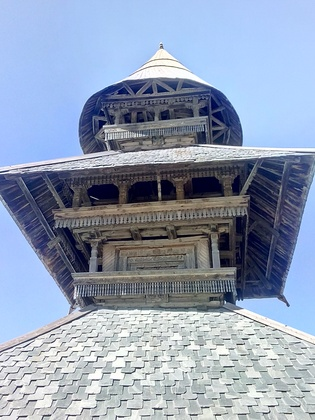
%> input picture prashar.jpg, 315 x 420 px, shrunk from 2448 x 3264 before the run
$ octave GAproject.m   (GNU Octave 9; MATLAB toolbox functions it lacks are replaced by stand-ins)
%> lines starting %> are read from the running program, lines starting %| are printed output that depends on the picture
### genBB.m
% [5 lines of commented-out code are left out]
function [BB,BBLR,BBUD] = genBB(dissLUT,NN)
BB=zeros(NN,4);
BBLR=[,];
BBUD=[;];
for i=1:NN
    dissLUT(:,:,1)=dissLUT(:,:,1)+100000*eye(NN);
    dissLUT(:,:,2)=dissLUT(:,:,2)+100000*eye(NN);
    lutL=transpose(dissLUT(:,:,1));  %lutTemp(x,y) distance that x is left of y
    lutR=dissLUT(:,:,1);             %lutTemp(x,y) distance that x is right of y
    lutD=dissLUT(:,:,2);             %lutTemp(x,y) distance that x is below y
    lutU=transpose(dissLUT(:,:,2));  %lutTemp(x,y) distance that x is above y

    %for left of each
    [~,ind]=min(lutL(:,i));
    [~,ind2]=min(lutR(:,ind));
    if(ind2==i)
        BB(i,1)=ind;
        BBLR=[BBLR;[ind,i]];
    end
    %for right of each
    [~,ind]=min(lutR(:,i));
    [~,ind2]=min(lutL(:,ind));
    if(ind2==i)
        BB(i,2)=ind;

    end
    %for downwards of each
    [~,ind]=min(lutD(:,i));
    [~,ind2]=min(lutU(:,ind));
    if(ind2==i)
        BB(i,4)=ind;
        BBUD=[BBUD,[i;ind]];
    end
    %for upwards of each
    [~,ind]=min(lutU(:,i));
    [~,ind2]=min(lutD(:,ind));
    if(ind2==i)
        BB(i,3)=ind;
    end
end
end

### genPopulation.m
function P=genPopulation(N,p)
P=zeros(N,N,p);
A=zeros(N,N);
for i=1:p
    A(:)=randperm(N*N);
    P(:,:,i)=A;
end
end

### dispchrom.m
function dispchrom(A,N,pieces)
s=size(pieces);
image=zeros(s(1)*N,s(2)*N,3);
for i=1:N
    for j=1:N
        image(1+(i-1)*s(1):i*s(1),1+(j-1)*s(2):j*s(2),:)=pieces(:,:,:,A(i,j));
    end
end
imshow(uint8(image));
end

### GAproject.m
%entered image is recommended to be atleast 100s of pizels wide and long
clear
orig=imread('prashar.jpg');
%> orig is the input picture: size 420x315x3 uint8; mean R, G, B 144.2, 157.5, 179.9
N=20;                   %must be a divisor of image dimensions: 2,4,5,10,25,50 etc
p=12;                   %population
eltN=1;                 %no. of elites
genN=2;

%imshow(orig);
a=size(orig);
%> a = [420 315 3]
l=a(1);
%> l = 420
l=(floor((l/100)))*100; % rounding to multiple of 100
%> l = 400
w=a(2);
%> w = 315
w=(floor((w/100)))*100;
%> w = 300
origTr=orig(1:l,1:w,:);  % truncating image
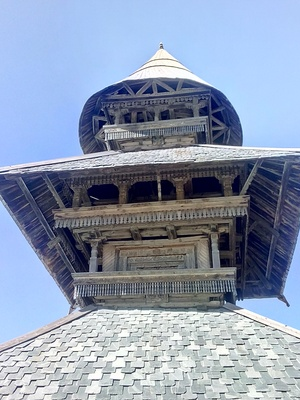
%> origTr: size 400x300x3 uint8; mean R, G, B 140.2, 153.4, 176.2
%imshow(origTr);
NN=N*N; %total pieces
L=l/N;
%> L = 20
W=w/N;
%> W = 15
allPcs=zeros(L,W,3,NN);
j=1;
for i=1:NN              %divide image in NxN
    allPcs(:,:,:,i)=origTr((L*(ceil(i/N)-1)+1):L*(ceil(i/N)),(W*(j-1)+1):W*(j),:);
    %subplot(N,N,i);
    %imshow(uint8(allPcs(:,:,:,i)));  %show pieces of puzzle
    if(mod(j,N)==0)
        j=1;
    else
    j=j+1;
    end
end
%> after the loop, j = 1
%% dissimilarity and LUT
dissLUT=zeros(NN,NN,2); %dissimilarity look up table
%dissLUT stores right and down distances of each piece with every other
%piece. This allows reduction in complexity and time.

for i=1:NN
    for j=1:NN
        if(i~=j)
            dissLUT(i,j,1)=dissimilarity(allPcs(:,:,:,i),allPcs(:,:,:,j),2,L,W); %piece i is right of j
            dissLUT(i,j,2)=dissimilarity(allPcs(:,:,:,i),allPcs(:,:,:,j),4,L,W); %piece i is below j
        end
    end
end
%% GA control
[BB,BBLR,BBUD]=genBB(dissLUT,NN);
%> the loop in genBB, `for i=1:NN` made 400 passes
%> (BBLR, BBUD) on passes 3 to 6: ([1 2; 2 3], [1 2 3; 21 22 23]), ([1 2; 2 3; 3 4], [1 2 3 4; 21 22 23 24]), ([1 2; 2 3; 3 4; 4 5], [1 2 3 4 5; 21 22 23 24 25]), ([1 2; 2 3; 3 4; 4 5; 5 6], [1 2 3 4 5 6; 21 22 23 24 25 26])
%> BBUD on passes 1 to 2: [1; 21], [1 2; 21 22]
%> pass 1, in genBB, `lutL=transpose(dissLUT(:,:,1));`:
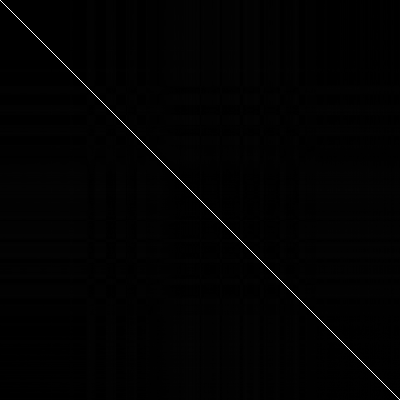
%> lutL: size 400x400 double; min 0, max 100000, mean 928.1; drawn with min black and max white
%> after the loop in genBB, `for i=1:NN`: BB = 400 rows, first 8: [0 2 0 21; 1 3 0 22; 2 4 0 23; 3 5 0 24; 4 6 0 25; 5 7 0 26; 6 8 0 27; 7 9 0 28]; BBLR = 296 rows, first 12: [1 2; 2 3; 3 4; 4 5; 5 6; 6 7; 7 8; 8 9; 9 10; 10 11; 12 13; 13 14]; BBUD = 228 columns, first 8: [1 2 3 4 5 6 7 8; 21 22 23 24 25 26 27 28]

P0=genPopulation(N,p);
figure
dispchrom(P0(:,:,1),N,allPcs)
%> after the loop in dispchrom, `for i=1:N`:
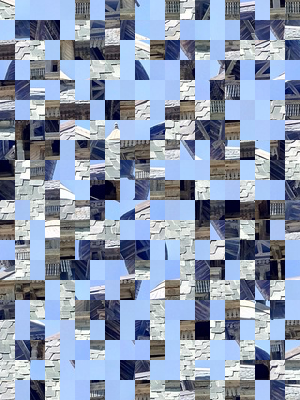
%> image: size 400x300x3 double; mean R, G, B 140.2, 153.4, 176.2; mean of the top-left, top-right, bottom-left and bottom-right quarters 149.1, 160.4, 161.5, 155.3
title('A randomly generated chromosome of initial population');

%%
%> (the run ends here)
